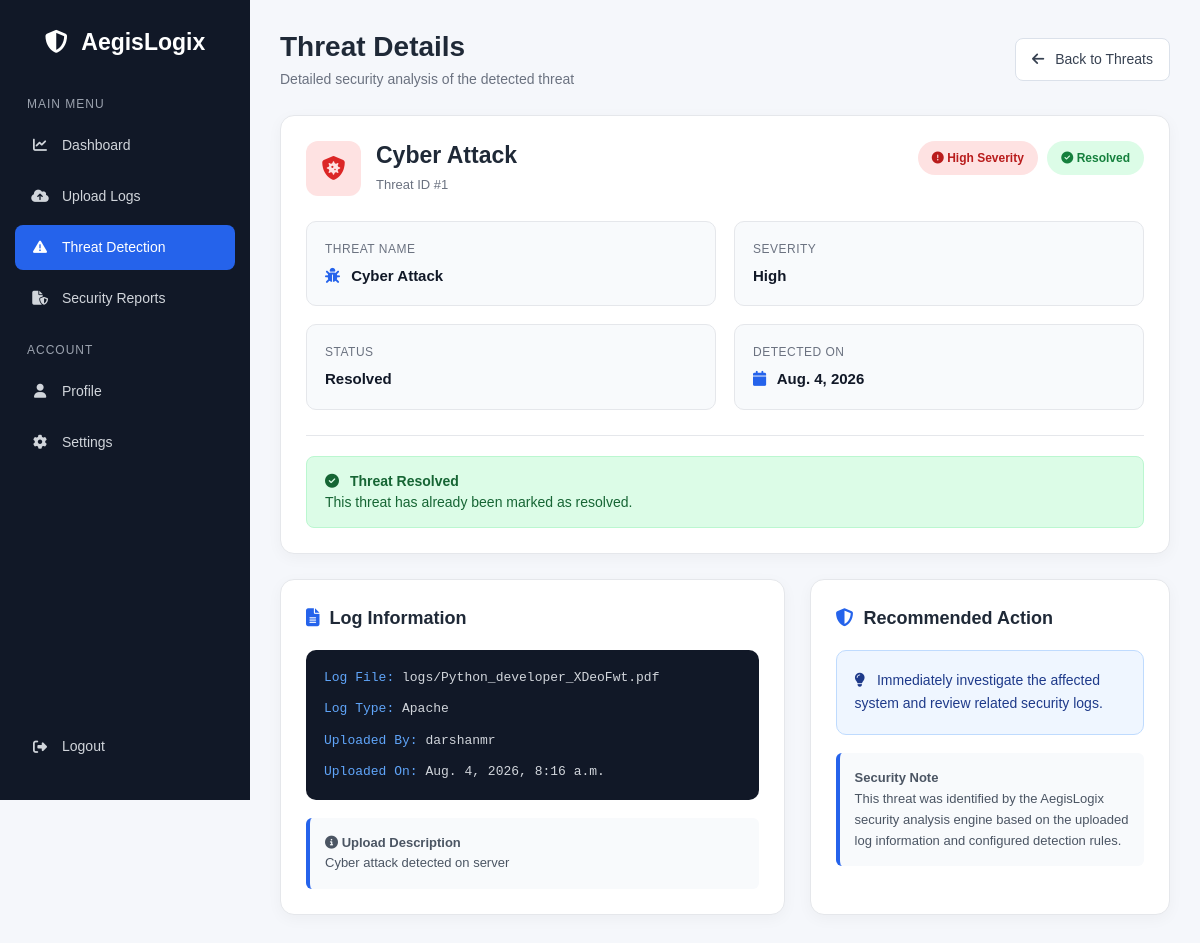
Screenshot of /threat/1/ (signed in) with the database file from the repository.
### auditor/models.py (models this page shows, shortened)
class Threat(models.Model):
    SEVERITY = [
        ('High', 'High'),
        ('Medium', 'Medium'),
        ('Low', 'Low'),
    ]
    STATUS = [
        ('Detected', 'Detected'),
        ('Resolved', 'Resolved'),
    ]
    log = models.ForeignKey(LogFile, on_delete=models.CASCADE)
    threat_name = models.CharField(max_length=100)
    severity = models.CharField(max_length=20, choices=SEVERITY)
    status = models.CharField(max_length=20, choices=STATUS)
    detected_on = models.DateField()

class LogFile(models.Model):
    LOG_TYPES = [
        ('Apache', 'Apache Log'),
        ('Nginx', 'Nginx Log'),
        ('System', 'System Log'),
        ('Application', 'Application Log'),
    ]
    user = models.ForeignKey(User, on_delete=models.CASCADE)
    log_file = models.FileField(upload_to='logs/')
    log_type = models.CharField(max_length=20, choices=LOG_TYPES)
    description = models.TextField(default="")
    uploaded_at = models.DateTimeField(auto_now_add=True)

class User(models.Model):
    full_name = models.CharField(max_length=100)
    username = models.CharField(max_length=50, unique=True)
    email = models.EmailField(unique=True)
    phone = models.CharField(max_length=10)
    password = models.CharField(max_length=255)
    created_at = models.DateTimeField(auto_now_add=True)

### auditor/views.py (the view)
def threat_details(request, threat_id):
    if "user_id" not in request.session:
        return redirect("login")
    try:
        threat = Threat.objects.select_related(
            "log",
            "log__user"
        ).get(
            id=threat_id
        )
    except Threat.DoesNotExist:
        return render(
            request,
            "threat_details.html",
            {
                "error":
                    "The requested threat was not found."
            }
        )
    log = threat.log
    uploaded_by = log.user.username
    recommendations = {
        "SQL Injection":
            "Investigate the source IP address, "
            "review the affected request, "
            "validate database inputs, and "
            "use parameterized queries.",
        "Malware Detected":
            "Isolate the affected system, "
            "scan the server with security tools, "
            "and investigate the source of the malware.",
        "Virus Detected":
            "Isolate the affected system, "
            "perform a complete security scan, "
            "and remove the infected files.",
        "Unauthorized Access":
            "Review authentication logs, "
            "verify the user activity, and "
            "immediately secure unauthorized accounts.",
        "Failed Login Attempt":
            "Review repeated login attempts "
            "and investigate the source IP address.",
        "Brute Force Attack":
            "Block or rate-limit the suspicious "
            "source and review authentication activity.",
        "Cross-Site Scripting (XSS)":
            "Review the affected request and "
            "apply proper input validation "
            "and output encoding.",
        "Command Injection":
            "Investigate the affected server "
            "and validate all user-supplied commands.",
        "Path Traversal":
            "Review the affected request and "
            "restrict file-system access to authorized paths.",
        "Port Scanning Activity":
            "Investigate the source IP and "
            "review network activity for additional "
            "suspicious behavior.",
        "Privilege Escalation":
            "Review administrator activity and "
            "verify whether unauthorized privilege "
            "changes occurred.",
        "Cyber Attack":
            "Immediately investigate the affected "
            "system and review related security logs.",
        "Suspicious HTTP Request":
            "Review the request source and "
            "investigate related HTTP activity."
    }
    recommended_action = recommendations.get(
        threat.threat_name,
        "Investigate the related log activity "
        "and review the source of the suspicious event."
    )
    context = {
        "threat": threat,
        "log": log,
        "uploaded_by": uploaded_by,
        "recommended_action":
            recommended_action
    }
    return render(
        request,
        "threat_details.html",
        context
    )

### templates/threat_details.html (shortened to what this page needs)
<!DOCTYPE html>
<html lang="en">
<head>
    <link href="https://cdn.jsdelivr.net/npm/bootstrap@5.3.3/dist/css/bootstrap.min.css" rel="stylesheet">
    <link rel="stylesheet" href="https://cdnjs.cloudflare.com/ajax/libs/font-awesome/6.6.0/css/all.min.css">
</head>
<body>
    <div class="sidebar">
        <div class="brand">
            <i class="fa-solid fa-shield-halved"></i> AegisLogix
        </div>
        <div class="menu-title">
            Main Menu
        </div>
        <a href="{% url 'dashboard' %}">
            <i class="fa-solid fa-chart-line"></i> Dashboard
        </a>
        <a href="{% url 'upload_logs' %}">
            <i class="fa-solid fa-cloud-arrow-up"></i> Upload Logs
        </a>
        <a href="{% url 'threat' %}" class="active">
            <i class="fa-solid fa-triangle-exclamation"></i> Threat Detection
        </a>
        <a href="{% url 'reports' %}">
            <i class="fa-solid fa-file-shield"></i> Security Reports
        </a>
        <div class="menu-title">
            Account
        </div>
        <a href="{% url 'profile' %}">
            <i class="fa-solid fa-user"></i> Profile
        </a>
        <a href="{% url 'settings' %}">
            <i class="fa-solid fa-gear"></i> Settings
        </a>
        <div class="logout">
            <a href="{% url 'logout' %}">
                <i class="fa-solid fa-right-from-bracket"></i> Logout
            </a>
        </div>
    </div>
    <div class="main-content">
        <div class="top-header">
            <div class="page-title">
                <h1>
                    Threat Details
                </h1>
                <p>
                    Detailed security analysis of the detected threat
                </p>
            </div>
            <a href="{% url 'threat' %}" class="back-btn">
                <i class="fa-solid fa-arrow-left"></i> Back to Threats
            </a>
        </div>
        {% if error %}
        <div class="error-box">
            <i class="fa-solid fa-circle-exclamation"></i> {{ error }}
        </div>
        {% else %}
        <div class="threat-card">
            <div class="threat-header">
                <div class="threat-title">
                    <div class="threat-icon">
                        <i class="fa-solid fa-shield-virus"></i>
                    </div>
                    <div>
                        <h2>
                            {{ threat.threat_name }}
                        </h2>
                        <p>
                            Threat ID #{{ threat.id }}
                        </p>
                    </div>
                </div>
                <div>
                    {% if threat.severity == "High" %}
                    <span class="
                                badge-custom
                                severity-high
                            ">
                            <i
                                class="
                                    fa-solid
                                    fa-circle-exclamation
                                "
                            ></i>
                            High Severity
                        </span> {% endif %} {% if threat.status == "Detected" %}
                    <span class="
                                badge-custom
                                status-detected
                            ">
                            <i
                                class="
                                    fa-solid
                                    fa-circle-exclamation
                                "
                            ></i>
                            Detected
                        </span> {% elif threat.status == "Resolved" %}
                    <span class="
                                badge-custom
                                status-resolved
                            ">
                            <i
                                class="
                                    fa-solid
                                    fa-circle-check
                                "
                            ></i>
                            Resolved
                        </span> {% else %}
                    <span class="badge-custom">
                            {{ threat.status }}
                        </span> {% endif %}
                </div>
            </div>
            <div class="info-grid">
                <div class="info-item">
                    <div class="info-label">
                        Threat Name
                    </div>
                    <div class="info-value">
                        <i class="
                                fa-solid
                                fa-bug
                            "></i> {{ threat.threat_name }}
                    </div>
                </div>
                <div class="info-item">
                    <div class="info-label">
                        Severity
                    </div>
                    <div class="info-value">
                        {{ threat.severity }}
                    </div>
                </div>
                <div class="info-item">
                    <div class="info-label">
                        Status
                    </div>
                    <div class="info-value">
                        {{ threat.status }}
                    </div>
                </div>
                <div class="info-item">
                    <div class="info-label">
                        Detected On
                    </div>
                    <div class="info-value">
                        <i class="
                                fa-solid
                                fa-calendar
                            "></i> {{ threat.detected_on }}
                    </div>
                </div>
            </div>
            <div class="action-area">
                {% if threat.status == "Detected" %}
                <form method="POST" action="
                            {% url 'resolve_threat' threat.id %}
                        " onsubmit="
                            return confirm(
                                'Are you sure you want to mark this threat as resolved?'
                            );
                        ">
                    {% csrf_token %}
                    <button type="submit" class="resolve-btn">
                            <i
                                class="
                                    fa-solid
                                    fa-check
                                "
                            ></i>
                            Resolve Threat
                        </button>
                </form>
                {% elif threat.status == "Resolved" %}
                <div class="resolved-message">
                    <i class="
                                fa-solid
                                fa-circle-check
                            "></i>
                    <strong>
                            Threat Resolved
                        </strong>
                    <br> This threat has already been marked as resolved.
                </div>
                {% endif %}
            </div>
        </div>
        <div class="details-grid">
            <div class="section-card">
                <div class="section-title">
                    <i class="
                            fa-solid
                            fa-file-lines
                        "></i> Log Information
                </div>
                <div class="log-box">
                    <div class="log-row">
                        <span class="log-label">
                            Log File:
                        </span> {{ log.log_file.name }}
                    </div>
                    <div class="log-row">
                        <span class="log-label">
                            Log Type:
                        </span> {{ log.log_type }}
                    </div>
                    <div class="log-row">
                        <span class="log-label">
                            Uploaded By:
                        </span> {{ uploaded_by }}
                    </div>
                    <div class="log-row">
                        <span class="log-label">
                            Uploaded On:
                        </span> {{ log.uploaded_at }}
                    </div>
                </div>
                {% if log.description %}
                <div class="security-note">
                    <strong>
                            <i
                                class="
                                    fa-solid
                                    fa-circle-info
                                "
                            ></i>
                            Upload Description
                        </strong>
                    <br> {{ log.description }}
                </div>
                {% endif %}
            </div>
            <div class="section-card">
                <div class="section-title">
                    <i class="
                            fa-solid
                            fa-shield-halved
                        "></i> Recommended Action
                </div>
                <div class="recommendation">
                    <i class="
                            fa-solid
                            fa-lightbulb
                        "></i> {{ recommended_action }}
                </div>
                <div class="security-note">
                    <strong>
                        Security Note
                    </strong>
                    <br> This threat was identified by the AegisLogix security analysis engine based on the uploaded log information and configured detection rules.
                </div>
            </div>
        </div>
        {% endif %}
    </div>
</body>
</html>

### rows the page displays
Threat: threat_name "Cyber Attack", id "1", severity "High", status "Resolved", detected_on "Aug. 4, 2026"
LogFile: log_file.name "logs/Python_developer_XDeoFwt.pdf", log_type "Apache", uploaded_at "Aug. 4, 2026, 8:16 a.m.", description "Cyber attack detected on server"
User: username "darshanmr"

### other values shown
{{ recommended_action }} "Immediately investigate the affected system and review related security logs."
